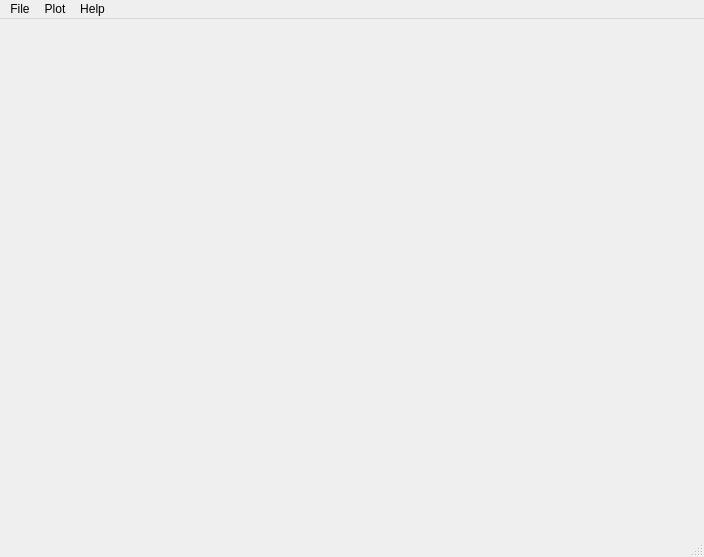
<?xml version="1.0" encoding="UTF-8"?>
<ui version="4.0">
 <class>MainWindow</class>
 <widget class="QMainWindow" name="MainWindow">
  <property name="geometry">
   <rect>
    <x>0</x>
    <y>0</y>
    <width>704</width>
    <height>557</height>
   </rect>
  </property>
  <property name="windowTitle">
   <string>MainWindow</string>
  </property>
  <widget class="QWidget" name="centralwidget">
   <property name="sizePolicy">
    <sizepolicy hsizetype="Expanding" vsizetype="Expanding">
     <horstretch>0</horstretch>
     <verstretch>0</verstretch>
    </sizepolicy>
   </property>
   <layout class="QGridLayout" name="gridLayout_2">
    <item row="0" column="0">
     <layout class="QVBoxLayout" name="verticalLayout">
      <property name="spacing">
       <number>0</number>
      </property>
      <item>
       <widget class="MatplotlibWidget" name="mplwidget"/>
      </item>
     </layout>
    </item>
   </layout>
  </widget>
  <widget class="QMenuBar" name="menubar">
   <property name="geometry">
    <rect>
     <x>0</x>
     <y>0</y>
     <width>704</width>
     <height>21</height>
    </rect>
   </property>
   <widget class="QMenu" name="menuFile">
    <property name="title">
     <string>File</string>
    </property>
    <addaction name="actionSave_As"/>
    <addaction name="separator"/>
    <addaction name="actionPage_Setup"/>
    <addaction name="actionPrint"/>
    <addaction name="actionPrint_Preview"/>
    <addaction name="separator"/>
    <addaction name="action_Close"/>
   </widget>
   <widget class="QMenu" name="menuPlot">
    <property name="title">
     <string>Plot</string>
    </property>
    <widget class="QMenu" name="menuGrid">
     <property name="title">
      <string>Grid</string>
     </property>
     <addaction name="actionGridON"/>
     <addaction name="actionGridOFF"/>
    </widget>
    <widget class="QMenu" name="menuAxes">
     <property name="title">
      <string>Axes</string>
     </property>
     <addaction name="actionAutoscale"/>
     <addaction name="actionSet_X_range"/>
     <addaction name="actionSet_Y_range"/>
     <addaction name="actionXlin_ylin"/>
     <addaction name="actionXlin_ylog"/>
     <addaction name="actionXlog_ylin"/>
     <addaction name="actionXlog_ylog"/>
    </widget>
    <widget class="QMenu" name="menuLegend_and_Title">
     <property name="title">
      <string>Legend and Title</string>
     </property>
     <addaction name="actionLegend_ON"/>
     <addaction name="actionLegend_OFF"/>
    </widget>
    <addaction name="menuGrid"/>
    <addaction name="menuLegend_and_Title"/>
    <addaction name="actionLine_format"/>
    <addaction name="actionMarker"/>
    <addaction name="menuAxes"/>
    <addaction name="actionY_axes"/>
   </widget>
   <widget class="QMenu" name="menuHelp">
    <property name="title">
     <string>Help</string>
    </property>
    <addaction name="actionAbout"/>
   </widget>
   <addaction name="menuFile"/>
   <addaction name="menuPlot"/>
   <addaction name="menuHelp"/>
  </widget>
  <widget class="QStatusBar" name="statusbar"/>
  <action name="actionSave_As">
   <property name="text">
    <string>&amp;File</string>
   </property>
  </action>
  <action name="actionPage_Setup">
   <property name="text">
    <string>Page Setup</string>
   </property>
  </action>
  <action name="actionPrint">
   <property name="text">
    <string>Print Preview</string>
   </property>
  </action>
  <action name="actionPrint_Preview">
   <property name="text">
    <string>Print</string>
   </property>
  </action>
  <action name="action_Close">
   <property name="text">
    <string>Close</string>
   </property>
  </action>
  <action name="actionGridON">
   <property name="checkable">
    <bool>true</bool>
   </property>
   <property name="checked">
    <bool>true</bool>
   </property>
   <property name="text">
    <string>ON</string>
   </property>
  </action>
  <action name="actionGridOFF">
   <property name="checkable">
    <bool>true</bool>
   </property>
   <property name="text">
    <string>OFF</string>
   </property>
  </action>
  <action name="actionLine_format">
   <property name="text">
    <string>Line format</string>
   </property>
  </action>
  <action name="actionMarker">
   <property name="text">
    <string>Marker</string>
   </property>
  </action>
  <action name="actionY_axes">
   <property name="text">
    <string>Y axes</string>
   </property>
  </action>
  <action name="actionAutoscale">
   <property name="checkable">
    <bool>true</bool>
   </property>
   <property name="checked">
    <bool>true</bool>
   </property>
   <property name="text">
    <string>Autoscale</string>
   </property>
  </action>
  <action name="actionSet_X_range">
   <property name="checkable">
    <bool>true</bool>
   </property>
   <property name="text">
    <string>Set X range</string>
   </property>
  </action>
  <action name="actionSet_Y_range">
   <property name="checkable">
    <bool>true</bool>
   </property>
   <property name="text">
    <string>Set Y range</string>
   </property>
  </action>
  <action name="actionXlin_ylin">
   <property name="checkable">
    <bool>true</bool>
   </property>
   <property name="text">
    <string>xlin - ylin</string>
   </property>
  </action>
  <action name="actionXlin_ylog">
   <property name="checkable">
    <bool>true</bool>
   </property>
   <property name="text">
    <string>xlin - ylog</string>
   </property>
  </action>
  <action name="actionXlog_ylin">
   <property name="checkable">
    <bool>true</bool>
   </property>
   <property name="text">
    <string>xlog - ylin</string>
   </property>
  </action>
  <action name="actionXlog_ylog">
   <property name="checkable">
    <bool>true</bool>
   </property>
   <property name="text">
    <string>xlog - ylog</string>
   </property>
  </action>
  <action name="actionAbout">
   <property name="text">
    <string>About</string>
   </property>
  </action>
  <action name="actionLegend_ON">
   <property name="checkable">
    <bool>true</bool>
   </property>
   <property name="checked">
    <bool>true</bool>
   </property>
   <property name="text">
    <string>Legend ON</string>
   </property>
  </action>
  <action name="actionLegend_OFF">
   <property name="checkable">
    <bool>true</bool>
   </property>
   <property name="text">
    <string>Legend OFF</string>
   </property>
  </action>
 </widget>
 <customwidgets>
  <customwidget>
   <class>MatplotlibWidget</class>
   <extends>QWidget</extends>
   <header>matplotlibwidget</header>
  </customwidget>
 </customwidgets>
 <resources/>
 <connections>
  <connection>
   <sender>action_Close</sender>
   <signal>triggered()</signal>
   <receiver>MainWindow</receiver>
   <slot>close()</slot>
   <hints>
    <hint type="sourcelabel">
     <x>-1</x>
     <y>-1</y>
    </hint>
    <hint type="destinationlabel">
     <x>351</x>
     <y>266</y>
    </hint>
   </hints>
  </connection>
 </connections>
</ui>
